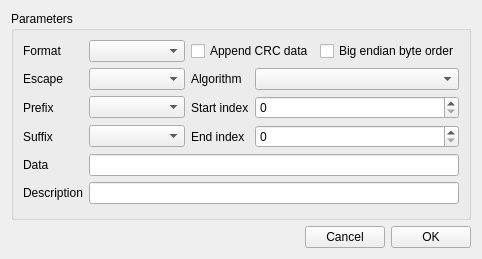
<?xml version="1.0" encoding="UTF-8"?>
<ui version="4.0">
 <class>SAKPrestorerToolUiEditor</class>
 <widget class="QWidget" name="SAKPrestorerToolUiEditor">
  <property name="geometry">
   <rect>
    <x>0</x>
    <y>0</y>
    <width>482</width>
    <height>259</height>
   </rect>
  </property>
  <property name="windowTitle">
   <string notr="true">Form</string>
  </property>
  <layout class="QGridLayout" name="gridLayout">
   <item row="0" column="0" colspan="3">
    <widget class="QGroupBox" name="groupBox">
     <property name="title">
      <string>Parameters</string>
     </property>
     <layout class="QGridLayout" name="gridLayout_2">
      <item row="4" column="2">
       <widget class="QLabel" name="label_8">
        <property name="sizePolicy">
         <sizepolicy hsizetype="Fixed" vsizetype="Preferred">
          <horstretch>0</horstretch>
          <verstretch>0</verstretch>
         </sizepolicy>
        </property>
        <property name="text">
         <string>End index</string>
        </property>
       </widget>
      </item>
      <item row="3" column="1">
       <widget class="SAKAffixesComboBox" name="comboBoxPrefix"/>
      </item>
      <item row="1" column="0">
       <widget class="QLabel" name="label_2">
        <property name="sizePolicy">
         <sizepolicy hsizetype="Fixed" vsizetype="Preferred">
          <horstretch>0</horstretch>
          <verstretch>0</verstretch>
         </sizepolicy>
        </property>
        <property name="text">
         <string>Format</string>
        </property>
       </widget>
      </item>
      <item row="1" column="1">
       <widget class="SAKTextFormatComboBox" name="comboBoxFormat"/>
      </item>
      <item row="2" column="3">
       <widget class="SAKCrcAlgorithmComboBox" name="comboBoxAlgorithm"/>
      </item>
      <item row="4" column="3">
       <widget class="QSpinBox" name="spinBoxEnd">
        <property name="maximum">
         <number>1024</number>
        </property>
       </widget>
      </item>
      <item row="3" column="3">
       <widget class="QSpinBox" name="spinBoxStart">
        <property name="maximum">
         <number>1024</number>
        </property>
       </widget>
      </item>
      <item row="3" column="2">
       <widget class="QLabel" name="label_7">
        <property name="sizePolicy">
         <sizepolicy hsizetype="Fixed" vsizetype="Preferred">
          <horstretch>0</horstretch>
          <verstretch>0</verstretch>
         </sizepolicy>
        </property>
        <property name="text">
         <string>Start index</string>
        </property>
       </widget>
      </item>
      <item row="6" column="0">
       <widget class="QLabel" name="label_9">
        <property name="sizePolicy">
         <sizepolicy hsizetype="Fixed" vsizetype="Preferred">
          <horstretch>0</horstretch>
          <verstretch>0</verstretch>
         </sizepolicy>
        </property>
        <property name="text">
         <string>Data</string>
        </property>
       </widget>
      </item>
      <item row="2" column="2">
       <widget class="QLabel" name="label_6">
        <property name="sizePolicy">
         <sizepolicy hsizetype="Fixed" vsizetype="Preferred">
          <horstretch>0</horstretch>
          <verstretch>0</verstretch>
         </sizepolicy>
        </property>
        <property name="text">
         <string>Algorithm</string>
        </property>
       </widget>
      </item>
      <item row="4" column="0">
       <widget class="QLabel" name="label_5">
        <property name="sizePolicy">
         <sizepolicy hsizetype="Fixed" vsizetype="Preferred">
          <horstretch>0</horstretch>
          <verstretch>0</verstretch>
         </sizepolicy>
        </property>
        <property name="text">
         <string>Suffix</string>
        </property>
       </widget>
      </item>
      <item row="3" column="0">
       <widget class="QLabel" name="label_4">
        <property name="sizePolicy">
         <sizepolicy hsizetype="Fixed" vsizetype="Preferred">
          <horstretch>0</horstretch>
          <verstretch>0</verstretch>
         </sizepolicy>
        </property>
        <property name="text">
         <string>Prefix</string>
        </property>
       </widget>
      </item>
      <item row="2" column="0">
       <widget class="QLabel" name="label_3">
        <property name="sizePolicy">
         <sizepolicy hsizetype="Fixed" vsizetype="Preferred">
          <horstretch>0</horstretch>
          <verstretch>0</verstretch>
         </sizepolicy>
        </property>
        <property name="text">
         <string>Escape</string>
        </property>
       </widget>
      </item>
      <item row="6" column="1" colspan="3">
       <widget class="QLineEdit" name="lineEditData"/>
      </item>
      <item row="2" column="1">
       <widget class="SAKEscapeCharacterComboBox" name="comboBoxEscape"/>
      </item>
      <item row="1" column="2" colspan="2">
       <layout class="QHBoxLayout" name="horizontalLayout">
        <item>
         <widget class="QCheckBox" name="checkBoxCrc">
          <property name="text">
           <string>Append CRC data</string>
          </property>
         </widget>
        </item>
        <item>
         <widget class="QCheckBox" name="checkBoxBigEndian">
          <property name="text">
           <string>Big endian byte order</string>
          </property>
         </widget>
        </item>
       </layout>
      </item>
      <item row="4" column="1">
       <widget class="SAKAffixesComboBox" name="comboBoxSuffix"/>
      </item>
      <item row="7" column="0">
       <widget class="QLabel" name="label">
        <property name="sizePolicy">
         <sizepolicy hsizetype="Fixed" vsizetype="Preferred">
          <horstretch>0</horstretch>
          <verstretch>0</verstretch>
         </sizepolicy>
        </property>
        <property name="text">
         <string>Description</string>
        </property>
       </widget>
      </item>
      <item row="7" column="1" colspan="3">
       <widget class="QLineEdit" name="lineEditDescription"/>
      </item>
     </layout>
    </widget>
   </item>
   <item row="1" column="0">
    <spacer name="horizontalSpacer">
     <property name="orientation">
      <enum>Qt::Horizontal</enum>
     </property>
     <property name="sizeHint" stdset="0">
      <size>
       <width>40</width>
       <height>20</height>
      </size>
     </property>
    </spacer>
   </item>
   <item row="1" column="1">
    <widget class="QPushButton" name="pushButtonCancel">
     <property name="text">
      <string>Cancel</string>
     </property>
    </widget>
   </item>
   <item row="1" column="2">
    <widget class="QPushButton" name="pushButtonOk">
     <property name="text">
      <string>OK</string>
     </property>
    </widget>
   </item>
  </layout>
 </widget>
 <customwidgets>
  <customwidget>
   <class>SAKEscapeCharacterComboBox</class>
   <extends>QComboBox</extends>
   <header location="global">SAKEscapeCharacterComboBox.hh</header>
  </customwidget>
  <customwidget>
   <class>SAKTextFormatComboBox</class>
   <extends>QComboBox</extends>
   <header location="global">SAKTextFormatComboBox.hh</header>
  </customwidget>
  <customwidget>
   <class>SAKAffixesComboBox</class>
   <extends>QComboBox</extends>
   <header location="global">SAKAffixesComboBox.hh</header>
  </customwidget>
  <customwidget>
   <class>SAKCrcAlgorithmComboBox</class>
   <extends>QComboBox</extends>
   <header location="global">SAKCrcAlgorithmComboBox.hh</header>
  </customwidget>
 </customwidgets>
 <resources/>
 <connections/>
</ui>
